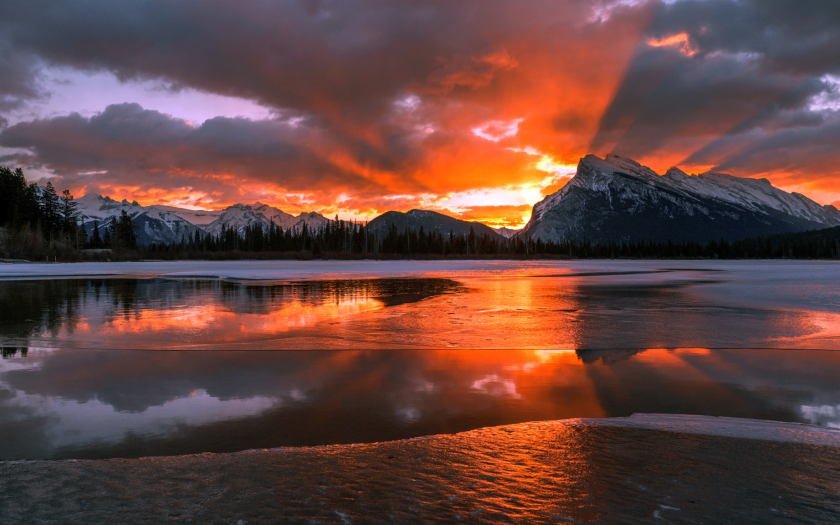
#> input picture VGA_controller/canada.jpg, 1680 x 1050 px (shown at 1/2 size)
$ python python_Script.py
#> lines starting #> are read from the running program, lines starting #| are printed output that depends on the picture
from PIL import Image


def convert_image_to_mif(input_path, output_path):
#> called with input_path = 'canada.jpg', output_path = 'image_data_320x240.mif'
    img = Image.open(input_path).convert("RGB")
#> img is the input picture: PIL image 1680x1050 RGB; mean R, G, B 101.6, 68.4, 64.4
    img = img.resize((320, 240))
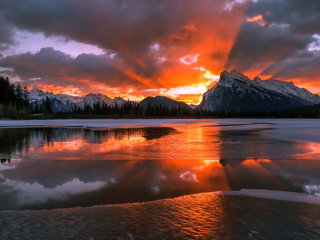
#> img: PIL image 320x240 RGB; mean R, G, B 101.6, 68.4, 64.4
    pixels = img.load()

    with open(output_path, "w") as f:
        f.write("DEPTH = 76800;\n")  # 320 * 240
        f.write("WIDTH = 24;\n")  # 8 bits each for R, G, B
        f.write("ADDRESS_RADIX = UNS;\n")
        f.write("DATA_RADIX = HEX;\n")
        f.write("CONTENT BEGIN\n")

        addr = 0
        for y in range(240):
            for x in range(320):
                r, g, b = pixels[x, y]
                hex_val = f"{r:02x}{g:02x}{b:02x}"
                f.write(f"{addr} : {hex_val};\n")
                addr += 1
#> after the loop, addr = 76800

        f.write("END;\n")
    print(f"Successfully generated {output_path}")


convert_image_to_mif("canada.jpg", "image_data_320x240.mif")
